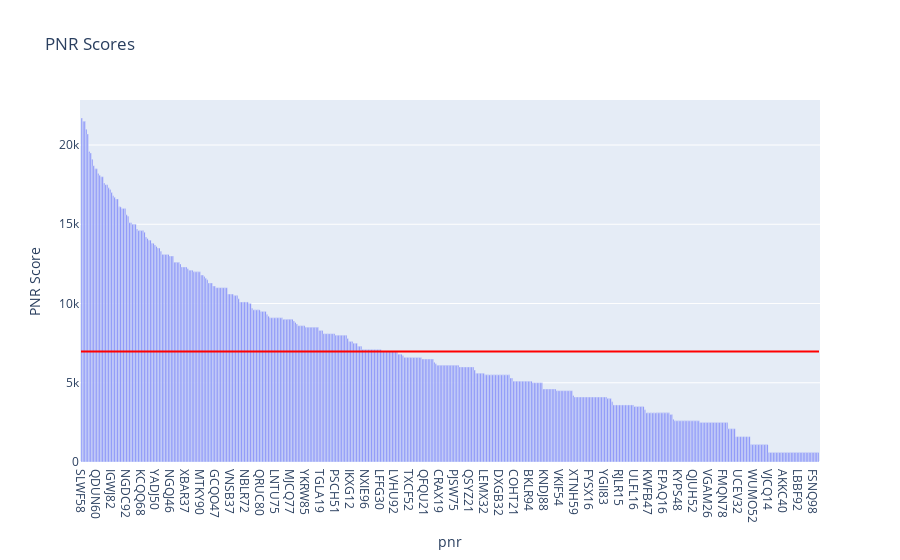

Notebook cell for this chart:
### Code cell
# plot for pnr_score distribution of cancelled flights-pnrs
mean_score = df["pnr_score"].mean()
std_dev_score = df["pnr_score"].std()
fig = px.bar(
    df, x="pnr", y="pnr_score", title="PNR Scores", labels={"pnr_score": "PNR Score"}
)
# Add mean and standard deviation annotations
fig.add_shape(
    type="line",
    x0=-0.5,
    x1=len(df) - 0.5,
    y0=mean_score,
    y1=mean_score,
    line=dict(color="red", width=2),
    name="Mean",
)
# Show the chart
print(mean_score, std_dev_score)
fig.show()

### Figure 1 — Plotly figure (JSON) as saved in the notebook; plotly's stock layout.template omitted (floating-point values rounded to 4 significant figures; data arrays with more than 128 entries replaced by an {"elided": "..."} marker saying what was removed)
{"data": [{"alignmentgroup": "True", "hovertemplate": "pnr=%{x}<br>PNR Score=%{y}<extra></extra>", "legendgroup": "", "marker": {"color": "#636efa", "pattern": {"shape": ""}}, "name": "", "offsetgroup": "", "orientation": "v", "showlegend": false, "textposition": "auto", "type": "bar", "x": {"elided": "494 str values"}, "xaxis": "x", "y": {"elided": "494 int values"}, "yaxis": "y"}], "layout": {"barmode": "relative", "legend": {"tracegroupgap": 0}, "shapes": [{"line": {"color": "red", "width": 2}, "name": "Mean", "type": "line", "x0": -0.5, "x1": 493.5, "y0": 6965.0, "y1": 6965.0}], "title": {"text": "PNR Scores"}, "xaxis": {"anchor": "y", "domain": [0, 1], "title": {"text": "pnr"}}, "yaxis": {"anchor": "x", "domain": [0, 1], "title": {"text": "PNR Score"}}}}
